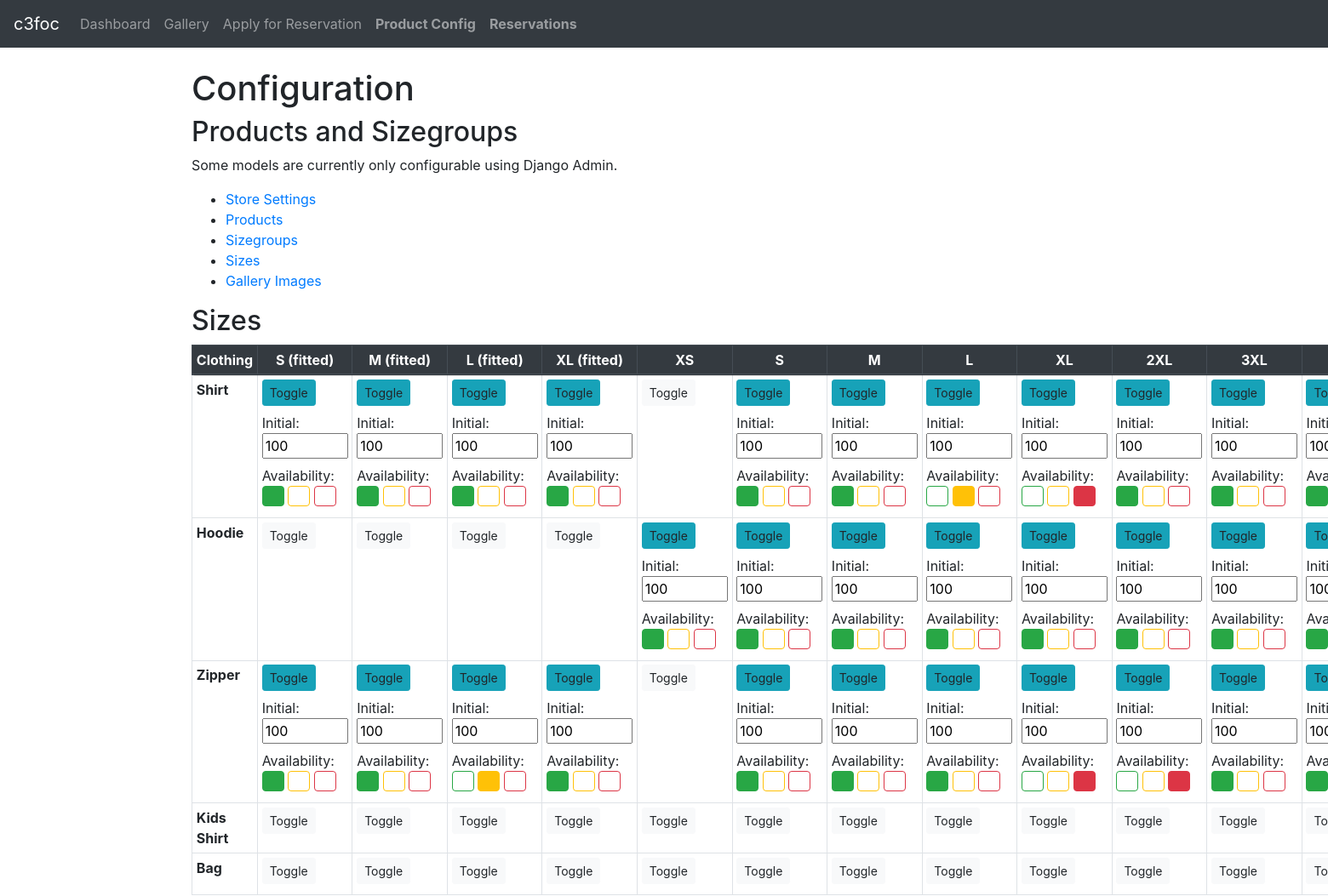
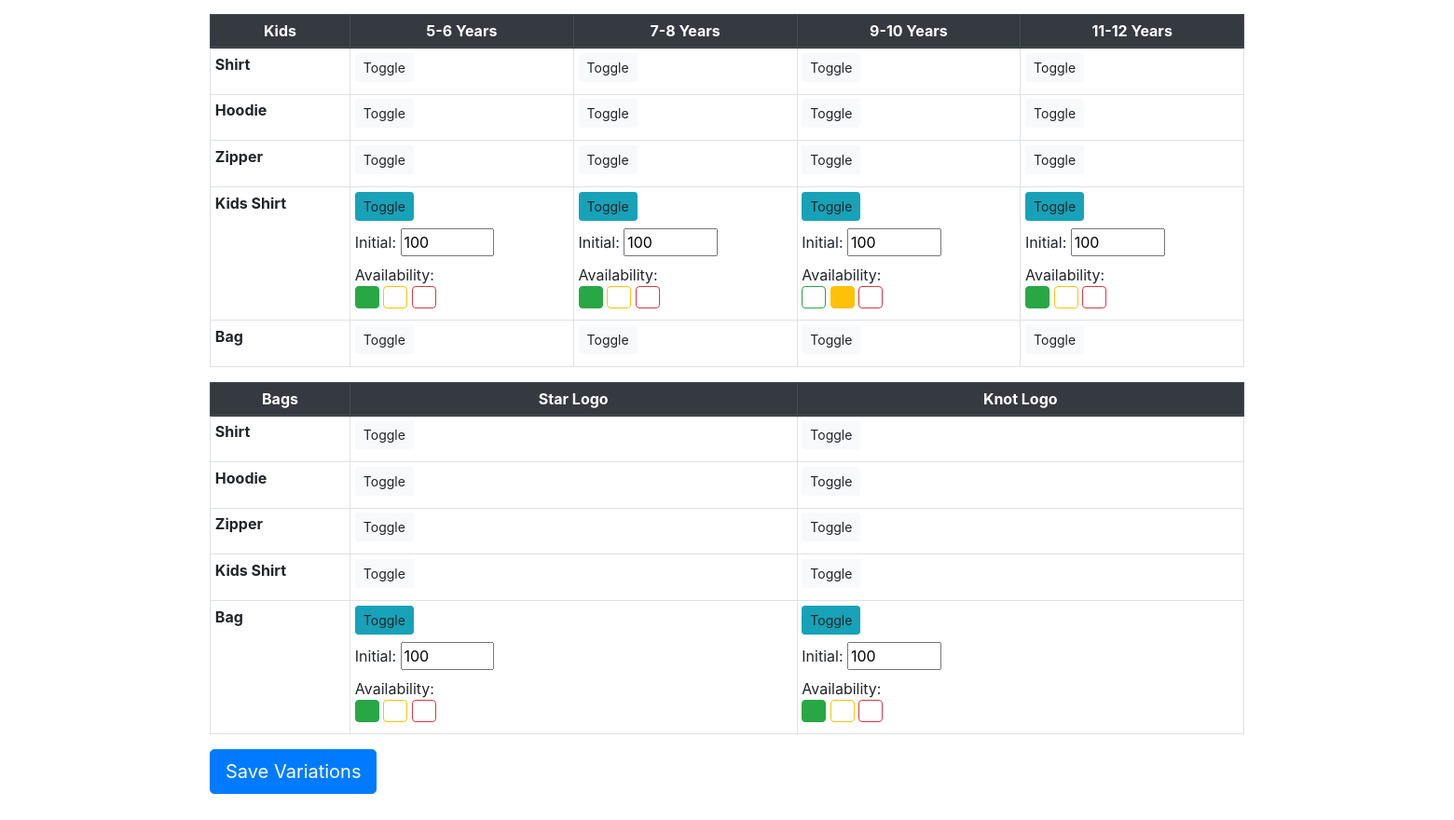
Screenshot of /products/ (signed in) with the database file from the repository (2 pictures, top to bottom).
### hagrid/products/models.py (models this page shows, shortened)
class SizeGroup(models.Model):
    name = models.CharField(max_length=30, unique=True)
    position = PositionField()
    class Meta:
        ordering = ['position']

class Size(models.Model):
    name = models.CharField(max_length=30)
    group = models.ForeignKey(SizeGroup, related_name='sizes', on_delete=models.CASCADE)
    position = PositionField(collection='group')
    class Meta:
        ordering = ['position']

class Product(models.Model):
    name = models.CharField(max_length=30, unique=True)
    price = models.DecimalField(max_digits=10, decimal_places=2)
    position = PositionField()
    class Meta:
        ordering = ['position']

### hagrid/products/views.py (the view, shortened to what this page needs)
# urls.py: path('', ProductConfigView.as_view(), name='productconfig'),
class ProductConfigView(LoginRequiredMixin, View):
    def get_variation_tables_and_forms(self, request):
        forms = []
        def render_form(form):
            return render_to_string('variation_config_box.html', context={'form': form}, request=request)
        def render_variation_form(variation):
            prefix = "existing_{}".format(variation.id)
            if request.POST:
                form = VariationConfigForm(request.POST, prefix=prefix)
            else:
                form = VariationConfigForm(prefix=prefix, initial={'exist': True}, instance=variation)
            forms.append(form)
            return render_form(form)
        def render_empty_form(product, size):
            prefix = "new_{}_{}".format(product.id, size.id)
            if request.POST:
                form = VariationConfigForm(request.POST, prefix=prefix)
            else:
                form = VariationConfigForm(prefix=prefix, initial={'product': product, 'size': size, 'exist': False})
            forms.append(form)
            return render_form(form)
        tables = [SizeTable(sizegroup,
                            render_variation=render_variation_form,
                            render_empty=render_empty_form,
                            show_empty_rows=True)
            for sizegroup in SizeGroup.objects.all()]
        return tables, forms
    def get(self, request):
        variation_tables, variation_forms = self.get_variation_tables_and_forms(request)
        context = {
                'products': Product.objects.all(),
                'variation_tables': variation_tables,
        }
        return render(request, "productconfig.html", context)

### hagrid/products/views.py
class VariationConfigForm(forms.ModelForm):
    exist = forms.BooleanField(required=False)
    def __init__(self, *args, **kwargs):
        super().__init__(*args, **kwargs)
        self.fields['exist'].widget.attrs.update({'style': 'display: none'})
        self.fields['initial_amount'].widget.attrs.update({'style': 'width: 10ch;'})
        self.fields['availability'].widget = forms.RadioSelect(choices=Variation.AVAILABILITY_STATES, attrs={'style': 'position:fixed;opacity:0;'})
        self.fields['product'].widget = forms.NumberInput()
        self.fields['size'].widget = forms.NumberInput()
    class Meta:
        model = Variation
        exclude = []

### hagrid/products/context.py (called while the page is built)
def contextprocessor(request):
    return {'store_settings': StoreSettings.objects.first()}

### hagrid/products/views.py (called while the page is built)
    @property
    def header(self):
        return [self.sizegroup.name] + [size.name for size in self.sizegroup.sizes.all()]

    def generate_entries(self):
        rows = []
        for product in Product.objects.all():
            row = [product.name]
            found_variation = False
            for size in self.sizegroup.sizes.all():
                try:
                    variation = Variation.objects.get(product=product, size=size)
                    row.append(self.render_variation(variation))
                    found_variation = True
                except Variation.DoesNotExist:
                    row.append(self.render_empty(product, size))
            if found_variation or self.show_empty_rows:
                rows.append(row)
        return rows

### hagrid/products/templates/variation_config_box.html (shortened to what this page needs)
<label for="{{ form.exist.id_for_label }}" class="btn btn-light btn-sm mark-check">
Toggle
</label>
<div id="{{ form.exist.id_for_label }}-open" class="remove-check">
  <div class="fieldWrapper">
      <label for="{{ form.initial_amount.id_for_label }}">Initial:
      {{ form.initial_amount }}</label>
  </div>
  <div class="fieldWrapper">
    Availability:
    <div>
      <label class="btn btn-outline-success btn-availability" for="{{ form.availability.0.id_for_label }}">
      </label>
      <label class="btn btn-outline-warning btn-availability" for="{{ form.availability.1.id_for_label }}">
      </label>
      <label class="btn btn-outline-danger btn-availability" for="{{ form.availability.2.id_for_label }}">
      </label>
    </div>
  </div>
</div>

### hagrid/products/templates/productconfig.html (shortened to what this page needs)
{% extends "base.html" %}
{% block content %}
<h1>Configuration</h1>
<h2>Products and Sizegroups</h2>
<p>
  Some models are currently only configurable using Django Admin.
</p>
<ul>
  <li><a href="{% url 'admin:products_storesettings_changelist' %}1/change/">Store Settings</a></li>
  <li><a href="{% url 'admin:products_product_changelist' %}">Products</a></li>
  <li><a href="{% url 'admin:products_sizegroup_changelist' %}">Sizegroups</a></li>
  <li><a href="{% url 'admin:products_size_changelist' %}">Sizes</a></li>
  <li><a href="{% url 'admin:gallery_galleryimage_changelist' %}">Gallery Images</a></li>
</ul>
<h2>Sizes</h2>
<form method="post">
  {% for table in variation_tables %}
  {% include "variation_table.html" with table=table %}
  {% endfor %}
  <input class="btn btn-lg btn-primary" type="submit" value="Save Variations"/>
</form>
{% endblock %}

### hagrid/products/templates/base.html (shortened to what this page needs)
{% load static %}
<!DOCTYPE html>
<html>
<head>
  <link href="{% static "/bootstrap/css/bootstrap.css" %}" rel="stylesheet">
</head>
<body>
<nav class="navbar navbar-expand-md navbar-dark bg-dark fixed-top">
  <a class="navbar-brand" href="#">c3foc</a>
  <div class="collapse navbar-collapse" id="navbar">
    <ul class="navbar-nav mr-auto">
      <li class="nav-item">
        <a class="nav-link" href="{% url 'dashboard' %}">Dashboard</a>
      </li>
      <li class="nav-item">
        <a class="nav-link" href="{% url 'gallery' %}">Gallery</a>
      </li>
      {% if request.user.is_superuser or store_settings.reservations_link_in_navbar %}
      <li class="nav-item">
        <a class="nav-link" href="{% url 'reservationapplication' %}">Apply for Reservation</a>
      </li>
      {% endif %}
      {% if request.user.is_superuser %}
      <li class="nav-item">
        <a class="nav-link font-weight-bold" href="{% url 'productconfig' %}">Product Config</a>
      </li>
      <li class="nav-item">
        <a class="nav-link font-weight-bold" href="{% url 'reservationadministration' %}">Reservations</a>
      </li>
      {% else %}
      <li class="nav-item">
        <a class="nav-link" href="{% url 'admin:login' %}?next=/">Login</a>
      </li>
      {% endif %}
    </ul>
  </div>
</nav>
<main role="main" class="container">
{% block content %}{% endblock %}
</main>
</body>
</html>

### hagrid/products/templates/variation_table.html
<table class="table table-bordered table-sm table-hover">
  <thead style="
    position: sticky;
    top: 56px;
    box-shadow: 0 2px 2px -1px rgba(0, 0, 0, 0.4);
  " class="thead-dark">
    <tr>
      {% for sizename in table.header %}
      <th class="text-center" scope="col"{% if forloop.first %} width="150rem"{% endif %}>{{ sizename }}</th>
      {% endfor %}
    </tr>
  </thead>
  <tbody class="table-hover">
    {% for row in table.entries %}
    <tr>
      {% for html in row %}
        {% if forloop.first %}<th scope="row">{% else %}<td>{% endif %}
        {{ html|safe }}
        {% if forloop.first %}</th>{% else %}</td>{% endif %}
      {% endfor %}
    </tr>
    {% endfor %}
  </tbody>
</table>

### hagrid/products/templates/base.html (style rules this page uses)
body { padding-top: 5rem; padding-bottom: 5rem; }

### hagrid/products/templates/productconfig.html (style rules this page uses)
.remove-check { display: none; }
input[type=checkbox]:checked ~ .remove-check { display: block; }
input[type=checkbox]:checked + .mark-check { background-color: #17a2b8; border-color: #17a2b8; }
input[type=radio]:checked + .btn-outline-success { background-color: #28a745; }
input[type=radio]:checked + .btn-outline-warning { background-color: #ffc107; }
input[type=radio]:checked + .btn-outline-danger { background-color: #dc3545; }
.btn-availability { width: 1.5rem; height: 1.5rem; }

### rows the page displays
SizeGroup: header "Clothing"
Size: header "S (fitted)"
Size: header "M (fitted)"
Size: header "L (fitted)"
Size: header "XL (fitted)"
Size: header "XS"
Size: header "XL"
Size: header "2XL"
Size: header "3XL"
Product: row "Shirt" "Shirt" "Shirt"
Product: row "Hoodie" "Hoodie" "Hoodie"
Product: row "Zipper" "Zipper" "Zipper"
Product: row "Kids Shirt" "Kids Shirt" "Kids Shirt"
Product: row "Bag" "Bag" "Bag"
SizeGroup: header "Kids"
Size: header "5-6 Years"
Size: header "7-8 Years"
Size: header "9-10 Years"
Size: header "11-12 Years"
SizeGroup: header "Bags"
Size: header "Star Logo"
Size: header "Knot Logo"

### other values shown
{{ sizename }} "S" "M" "L"
